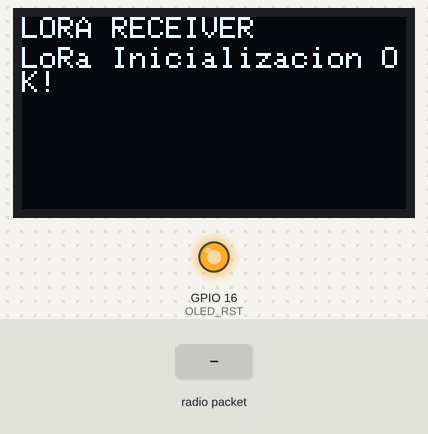
A sketch run on a simulated ESP32. Parts: 128×64 one-colour display, output pins drawn as LEDs (lit = HIGH). The test bench sets the inputs (shaded band). No radio packets arrive unless stated; what the sketch prints to the serial monitor is not drawn.

Above: at 1.3 s.
1.4 s: radio packet "1" arrives
At 3.3 s:
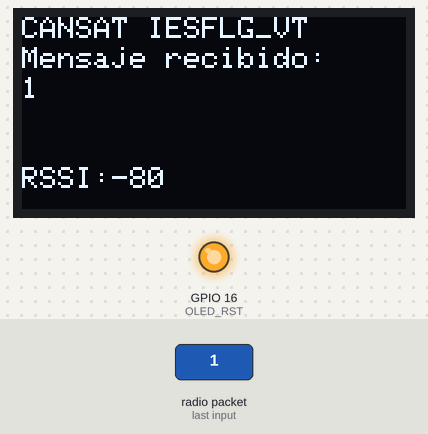
3.9 s: radio packet "0" arrives
At 6.1 s:
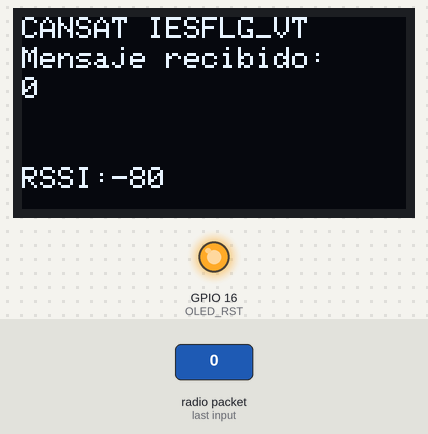
6.4 s: radio packet "2" arrives
Timing chart, 0 to 9.4 s (numbered marks = the images above; inputs shaded):
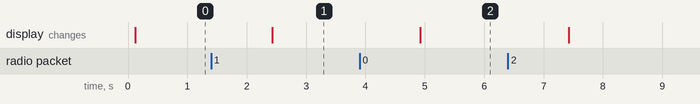

Measured:
- after the input at 1.4 s, the display: changes after 1.0 s (image 1)
- after the input at 3.9 s, the display: changes after 1.0 s (image 2)

The sketch:

RecepcionLorcaSat_LoRa.ino
```cpp
//Libraries for LoRa
#include <SPI.h>
#include <LoRa.h>

//Libraries for OLED Display
#include <Wire.h>
#include <Adafruit_GFX.h>
#include <Adafruit_SSD1306.h>

//define the pins used by the LoRa transceiver module
#define SCK 5
#define MISO 19
#define MOSI 27
#define SS 18
#define RST 23
#define DIO0 26

//433E6 for Asia
//866E6 for Europe
//915E6 for North America
#define BAND 868.8E6

//OLED pins
#define OLED_SDA 21
#define OLED_SCL 22
#define OLED_RST 16
#define SCREEN_WIDTH 128 // OLED display width, in pixels
#define SCREEN_HEIGHT 64 // OLED display height, in pixels

Adafruit_SSD1306 display(SCREEN_WIDTH, SCREEN_HEIGHT, &Wire, OLED_RST);

String LoRaData;

void setup() {

  //reset OLED display via software
  pinMode(OLED_RST, OUTPUT);
  digitalWrite(OLED_RST, LOW);
  delay(20);
  digitalWrite(OLED_RST, HIGH);

  //initialize OLED
  Wire.begin(OLED_SDA, OLED_SCL);
  if(!display.begin(SSD1306_SWITCHCAPVCC, 0x3c, false, false)) { // Address 0x3C for 128x32
    Serial.println(F("SSD1306 allocation failed"));
    for(;;); // Don't proceed, loop forever
  }

  display.clearDisplay();
  display.setTextColor(WHITE);
  display.setTextSize(1);
  display.setCursor(0,0);
  display.print("LORA RECEIVER ");
  display.display();

  //initialize Serial Monitor
  Serial.begin(115200);

  Serial.println("LoRa Receiver Test");

  //SPI LoRa pins
  SPI.begin(SCK, MISO, MOSI, SS);
  //setup LoRa transceiver module
  LoRa.setPins(SS, RST, DIO0);

  //LoRa.setSyncWord(0xF6);
  //LoRa.enableCrc();
  //LoRa.setSpreadingFactor(8);


  if (!LoRa.begin(BAND)) {
    Serial.println("Starting LoRa failed!");
    while (1);
  }
  Serial.println("LoRa Initializing OK!");
  display.setCursor(0,10);
  display.println("LoRa Inicializacion OK!");
  display.display();
}

void loop() {

  //try to parse packet
  int packetSize = LoRa.parsePacket();
  if (packetSize) {
    //received a packet
    //Serial.print("Received packet ");

    //read packet
    while (LoRa.available()) {
      LoRaData = LoRa.readString();
      Serial.print(LoRaData);
      Serial.print("\r\n");
    }

    //print RSSI of packet
    int rssi = LoRa.packetRssi();
    //Serial.print(" with RSSI ");
    //Serial.println(rssi);

   // Display information
   display.clearDisplay();
   display.setCursor(0,0);
   display.print("CANSAT IESFLG_VT");
   display.setCursor(0,10);
   display.print("Mensaje recibido:");
   display.setCursor(0,20);
   display.print(LoRaData);
   display.setCursor(0,50);
   display.print("RSSI:");
   display.setCursor(30,50);
   display.print(rssi);
   display.display();
  }
}
```
